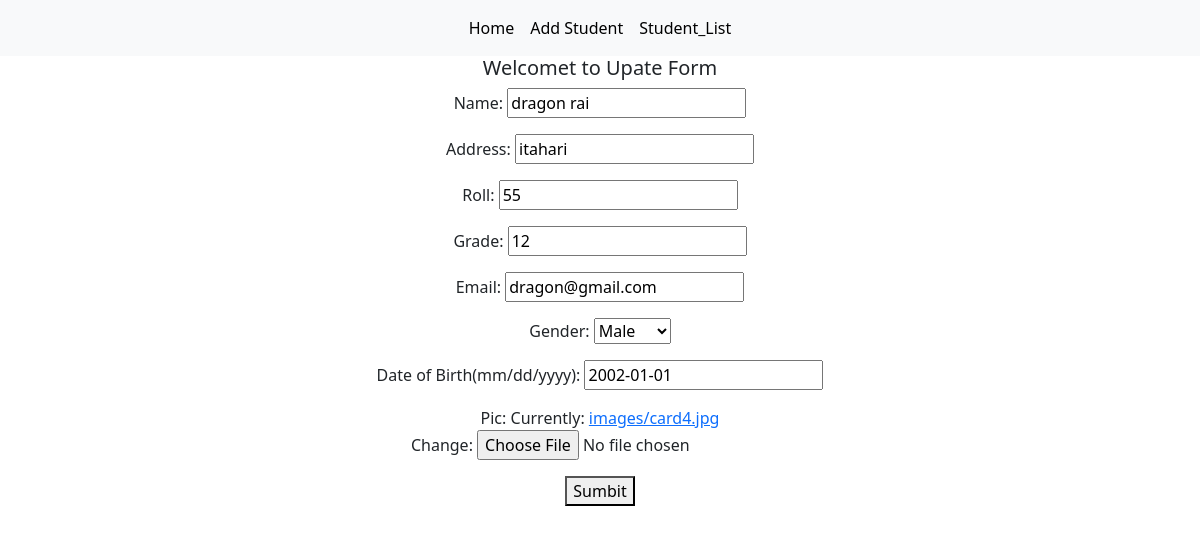
/studentupate/18, run on the app's committed database.
### school/models.py (models this page shows, shortened)
class Student(models.Model):
    name= models.CharField(max_length=100)
    address=models.CharField(max_length=100)
    roll= models.IntegerField(unique=True)
    grade= models.IntegerField()
    email=models.EmailField(max_length=150)
    gender= models.CharField(choices=GENDER_CHOICES,max_length=6, null=True, default='Male')
    add_date= models.DateField(auto_now_add=True, null=True)
    dob= models.DateField("Date of Birth(mm/dd/yyyy)",null= True, auto_now_add=False, auto_now=False)
    pic= models.ImageField(upload_to= 'images/', null=True)

### school/views.py (the view)
# urls.py: path('studentupate/<int:pk>', StudentUpdate.as_view(), name='studentupdate'),
class StudentUpdate(UpdateView):
    model= Student
    template_name='update_student.html'
    fields= ['name','address','roll','grade', 'email','gender','dob','pic']
    success_url='/studentlist/'

### templates/update_student.html (shortened to what this page needs)
{% extends 'base.html' %}
{% block bodycontent %}
<div class="contaier text-center">
    <h5>Welcomet to Upate Form</h5>
 <form action="" method="POST" enctype="multipart/form-data">
    {{ form.as_p }}
    <button type="submit">Sumbit</button>
</div>
{% endblock bodycontent %}

### data on the page
Student: name "dragon rai", address "itahari", roll "55", grade "12", email "dragon@gmail.com", gender "Male", dob "2002-01-01"
